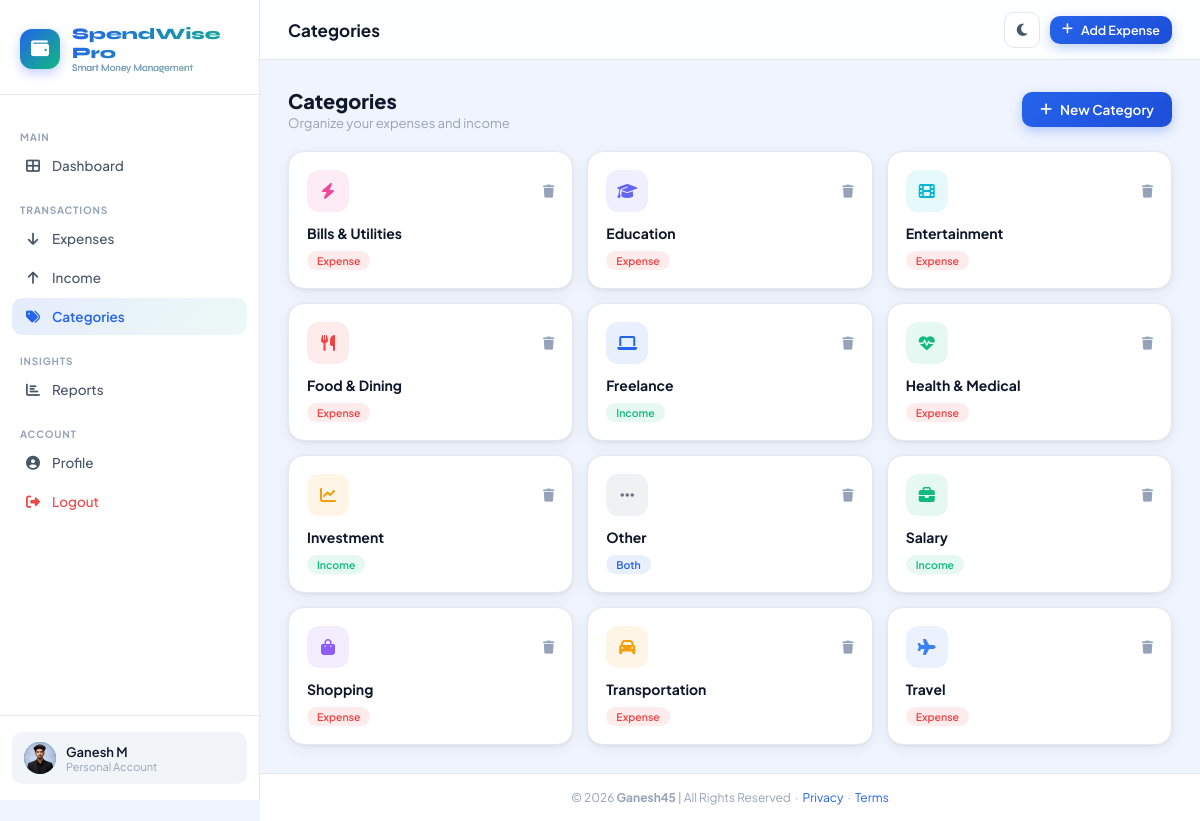
The page /categories/ (signed in) on the database its author committed.
### tracker/models.py (models this page shows, shortened)
class UserProfile(models.Model):
    user = models.OneToOneField(User, on_delete=models.CASCADE, related_name='profile')
    avatar = models.ImageField(upload_to='avatars/', null=True, blank=True)
    currency = models.CharField(max_length=10, default='₹')
    theme = models.CharField(max_length=10, default='light', choices=[('light', 'Light'), ('dark', 'Dark')])
    monthly_budget = models.DecimalField(max_digits=12, decimal_places=2, default=0)
    created_at = models.DateTimeField(auto_now_add=True)

class Category(models.Model):
    CATEGORY_TYPES = [
        ('expense', 'Expense'),
        ('income', 'Income'),
        ('both', 'Both'),
    ]
    name = models.CharField(max_length=100)
    icon = models.CharField(max_length=50, default='fa-tag')
    color = models.CharField(max_length=20, default='#2563EB')
    category_type = models.CharField(max_length=10, choices=CATEGORY_TYPES, default='both')
    user = models.ForeignKey(User, on_delete=models.CASCADE, null=True, blank=True)
    is_default = models.BooleanField(default=False)
    created_at = models.DateTimeField(auto_now_add=True)
    class Meta:
        verbose_name_plural = 'Categories'
        ordering = ['name']

### tracker/views.py (the view)
# urls.py: path('categories/', views.category_list, name='category_list'),
@login_required
def category_list(request):
    profile = get_or_create_profile(request.user)
    from django.db.models import Q
    categories = Category.objects.filter(Q(user=request.user) | Q(is_default=True))
    return render(request, 'tracker/category_list.html', {'categories': categories, 'profile': profile})

### tracker/views.py (called while the page is built)
def get_or_create_profile(user):
    profile, _ = UserProfile.objects.get_or_create(user=user)
    return profile

### spendwise/templates/tracker/category_list.html (shortened to what this page needs)
{% extends 'base.html' %}
{% block page_title %}Categories{% endblock %}
{% block content %}
<div style="display:flex;align-items:center;justify-content:space-between;margin-bottom:20px;flex-wrap:wrap;gap:12px;animation:slideUp 0.4s ease;">
  <div>
    <h2 style="font-size:20px;font-weight:800;">Categories</h2>
    <p style="color:var(--text-muted);font-size:13px;margin-top:2px;">Organize your expenses and income</p>
  </div>
  <a href="{% url 'add_category' %}" class="btn btn-primary">
    <i class="fas fa-plus"></i> New Category
  </a>
</div>
<div style="display:grid;grid-template-columns:repeat(auto-fill,minmax(220px,1fr));gap:14px;">
  {% for cat in categories %}
  <div class="card" style="padding:18px;animation:slideUp 0.4s ease {{ forloop.counter0|add:'1' }}00ms backwards;">
    <div style="display:flex;align-items:center;justify-content:space-between;margin-bottom:12px;">
      <div style="width:42px;height:42px;border-radius:12px;background:{{ cat.color }}1a;color:{{ cat.color }};display:flex;align-items:center;justify-content:center;font-size:16px;">
        <i class="fas {{ cat.icon }}"></i>
      </div>
      {% if not cat.is_default and cat.user %}
      <a href="{% url 'delete_category' cat.pk %}" style="color:var(--text-muted);font-size:13px;transition:color .2s;" onmouseover="this.style.color='var(--red)'" onmouseout="this.style.color='var(--text-muted)'">
        <i class="fas fa-trash"></i>
      </a>
      {% endif %}
    </div>
    <div style="font-size:14px;font-weight:700;color:var(--text-primary);">{{ cat.name }}</div>
    <div style="margin-top:6px;">
      <span class="badge {% if cat.category_type == 'expense' %}badge-red{% elif cat.category_type == 'income' %}badge-green{% else %}badge-blue{% endif %}" style="font-size:10.5px;">
        {{ cat.get_category_type_display }}
      </span>
    </div>
  </div>
  {% endfor %}
</div>
{% endblock %}

### spendwise/templates/base.html (shortened to what this page needs)
{% load static %}
<!DOCTYPE html>
<html lang="en" data-theme="light">
<head>
  <link rel="stylesheet" href="https://cdnjs.cloudflare.com/ajax/libs/font-awesome/6.5.0/css/all.min.css" />
  <link rel="stylesheet" href="{% static 'css/style.css' %}" />
</head>
<body>
<div class="app-wrapper">
  <aside class="sidebar" id="sidebar">
    <div class="sidebar-logo">
      <div class="logo-icon"><i class="fas fa-wallet"></i></div>
      <div class="logo-text">SpendWise Pro<span>Smart Money Management</span></div>
    </div>
    <nav class="sidebar-nav">
      <div class="nav-section-title">Main</div>
      <a href="{% url 'dashboard' %}" class="nav-item {% if request.resolver_match.url_name == 'dashboard' %}active{% endif %}">
        <i class="fas fa-th-large"></i> Dashboard
      </a>
      <div class="nav-section-title">Transactions</div>
      <a href="{% url 'expense_list' %}" class="nav-item {% if 'expense' in request.resolver_match.url_name %}active{% endif %}">
        <i class="fas fa-arrow-down"></i> Expenses
      </a>
      <a href="{% url 'income_list' %}" class="nav-item {% if 'income' in request.resolver_match.url_name %}active{% endif %}">
        <i class="fas fa-arrow-up"></i> Income
      </a>
      <a href="{% url 'category_list' %}" class="nav-item {% if 'category' in request.resolver_match.url_name %}active{% endif %}">
        <i class="fas fa-tags"></i> Categories
      </a>
      <div class="nav-section-title">Insights</div>
      <a href="{% url 'reports' %}" class="nav-item {% if request.resolver_match.url_name == 'reports' %}active{% endif %}">
        <i class="fas fa-chart-bar"></i> Reports
      </a>
      <div class="nav-section-title">Account</div>
      <a href="{% url 'profile' %}" class="nav-item {% if request.resolver_match.url_name == 'profile' %}active{% endif %}">
        <i class="fas fa-user-circle"></i> Profile
      </a>
      <a href="{% url 'logout' %}" class="nav-item" style="color: var(--red);">
        <i class="fas fa-sign-out-alt"></i> Logout
      </a>
    </nav>
    <div class="sidebar-footer">
      <div class="user-card">
        <div class="user-avatar">
          {% if request.user.profile.avatar %}
            <img src="{{ request.user.profile.avatar.url }}" alt="avatar" style="width:100%;height:100%;object-fit:cover;" />
          {% else %}
            {{ request.user.first_name|first|upper }}{{ request.user.last_name|first|upper }}
          {% endif %}
        </div>
        <div class="user-info">
          <div class="user-name">{{ request.user.get_full_name|default:request.user.username }}</div>
          <div class="user-role">Personal Account</div>
        </div>
      </div>
    </div>
  </aside>
  <div class="main-content">
    <header class="topbar">
      <div class="topbar-left">
        <h1 class="page-title">{% block page_title %}Dashboard{% endblock %}</h1>
      </div>
      <div class="topbar-right">
        <button class="btn-icon" id="themeToggle" title="Toggle theme">
        </button>
        <a href="{% url 'add_expense' %}" class="btn btn-primary btn-sm">
          <i class="fas fa-plus"></i> Add Expense
        </a>
      </div>
    </header>
    <main class="page-content">
      {% block content %}{% endblock %}
    </main>
    <footer class="footer">
      © 2026 <strong>Ganesh45</strong> | All Rights Reserved &nbsp;·&nbsp;
      <a href="#">Privacy</a> &nbsp;·&nbsp; <a href="#">Terms</a>
    </footer>
  </div>
</div>
</body>
</html>

### rows shown on the page
Category: is_default False (drawn), name "Bills & Utilities", category_type "Expense"
Category: is_default False (drawn), name "Education", category_type "Expense"
Category: is_default False (drawn), name "Entertainment", category_type "Expense"
Category: is_default False (drawn), name "Food & Dining", category_type "Expense"
Category: is_default False (drawn), name "Freelance", category_type "Income"
Category: is_default False (drawn), name "Health & Medical", category_type "Expense"
Category: is_default False (drawn), name "Investment", category_type "Income"
Category: is_default False (drawn), name "Other", category_type "Both"
Category: is_default False (drawn), name "Salary", category_type "Income"
Category: is_default False (drawn), name "Shopping", category_type "Expense"
Category: is_default False (drawn), name "Transportation", category_type "Expense"
Category: is_default False (drawn), name "Travel", category_type "Expense"

### other values the page prints
{{ request.user.get_full_name|default:request.user.username }} "Ganesh M"
